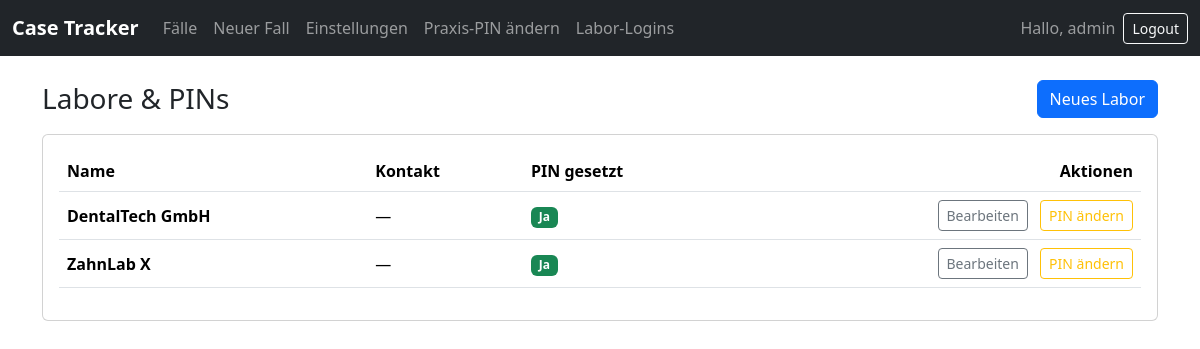
The app's page /settings/praxis-pin/ (signed in), older data.
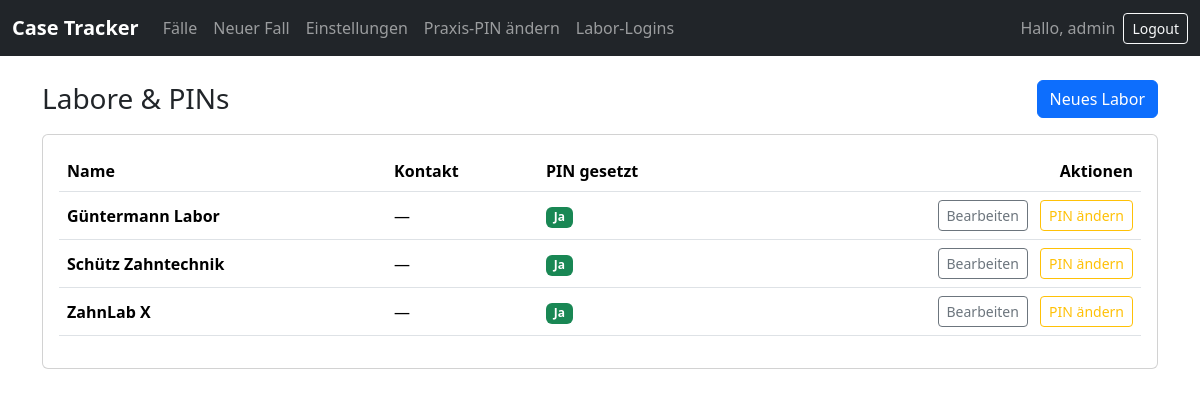
The same page, newer data.
### tracker/models.py (models this page shows, shortened)
class Lab(models.Model):
    name = models.CharField(max_length=120, unique=True)
    contact = models.CharField(max_length=200, blank=True)
    pin_hash = models.CharField(max_length=256, blank=True)  # per-Lab PIN (hashed)

### tracker/views.py (the view)
# urls.py: path("settings/praxis-pin/", views.settings_praxis_pin, name="settings_praxis_pin"),
@login_required
def settings_praxis_pin(request):
    if not require_role(request.user, "CLINIC"):
        return HttpResponseForbidden("Nur für Klinik-Konten.")
    labs = Lab.objects.all().order_by("name")
    return render(request, "settings_praxis_pin.html", {
        "labs": labs,
        "lab_form": LabForm(),
        "lab_pin_form": LabPinForm(),
    })

### tracker/views.py (called while the page is built)
def user_role(u):
    return getattr(getattr(u, "profile", None), "role", None)

def require_role(user, role):
    return user_role(user) == role

### templates/settings_praxis_pin.html (shortened to what this page needs)
{% extends 'base.html' %}
{% block content %}
<div class="d-flex justify-content-between align-items-center mb-3">
  <h3 class="mb-0">Labore & PINs</h3>
  <button class="btn btn-primary" data-bs-toggle="modal" data-bs-target="#labCreateModal">
    Neues Labor
  </button>
</div>
<div class="card">
  <div class="card-body">
    <div class="table-responsive">
      <table class="table align-middle">
        <thead>
          <tr>
            <th>Name</th>
            <th>Kontakt</th>
            <th>PIN gesetzt</th>
            <th class="text-end">Aktionen</th>
          </tr>
        </thead>
        <tbody>
          {% for lab in labs %}
            <tr>
              <td class="fw-semibold">{{ lab.name }}</td>
              <td>{{ lab.contact|default:"—" }}</td>
              <td>
                {% if lab.pin_hash %}<span class="badge text-bg-success">Ja</span>
                {% else %}<span class="badge text-bg-secondary">Nein</span>{% endif %}
              </td>
              <td class="text-end">
                <button
                  class="btn btn-sm btn-outline-secondary me-2"
                  data-bs-toggle="modal"
                  data-bs-target="#labEditModal"
                  data-lab-id="{{ lab.id }}"
                  data-lab-name="{{ lab.name|escape }}"
                  data-lab-contact="{{ lab.contact|escape }}"
                >Bearbeiten</button>
                <button
                  class="btn btn-sm btn-outline-warning"
                  data-bs-toggle="modal"
                  data-bs-target="#labPinModal"
                  data-lab-id="{{ lab.id }}"
                  data-lab-name="{{ lab.name|escape }}"
                >PIN ändern</button>
              </td>
            </tr>
          {% empty %}
            <tr><td colspan="4" class="text-muted">Keine Labore vorhanden.</td></tr>
          {% endfor %}
        </tbody>
      </table>
    </div>
  </div>
</div>
{% endblock %}

Row changes from the older to the newer data that the page shows:
added Lab: name "Güntermann Labor", contact "—", shows "Ja"
changed Lab: name "DentalTech GmbH" → "Schütz Zahntechnik"
